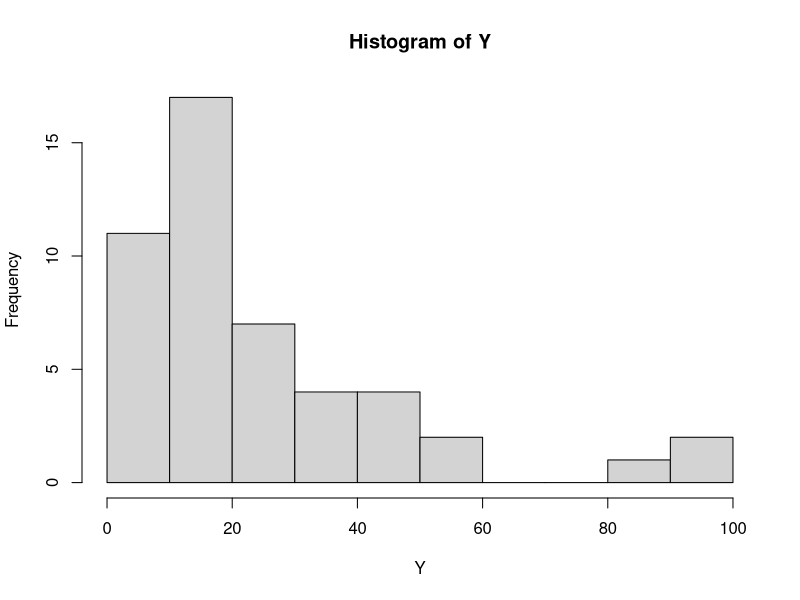
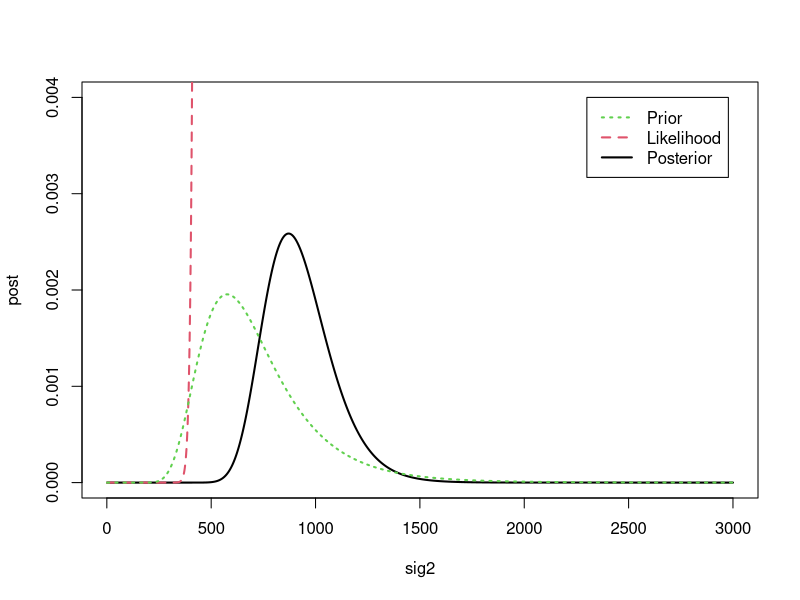
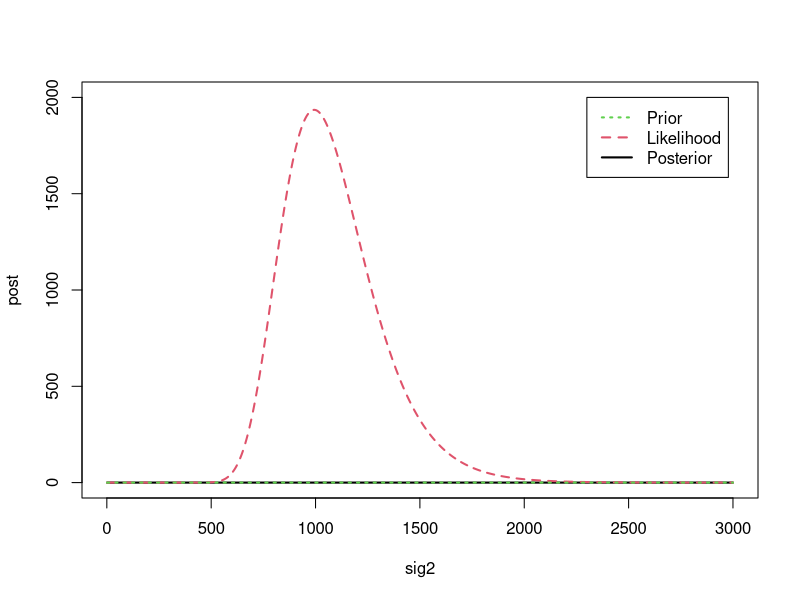
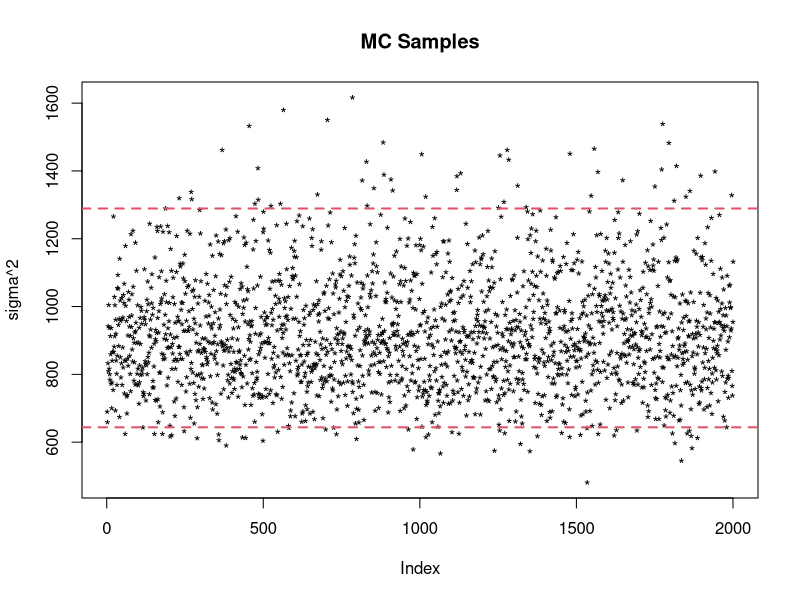
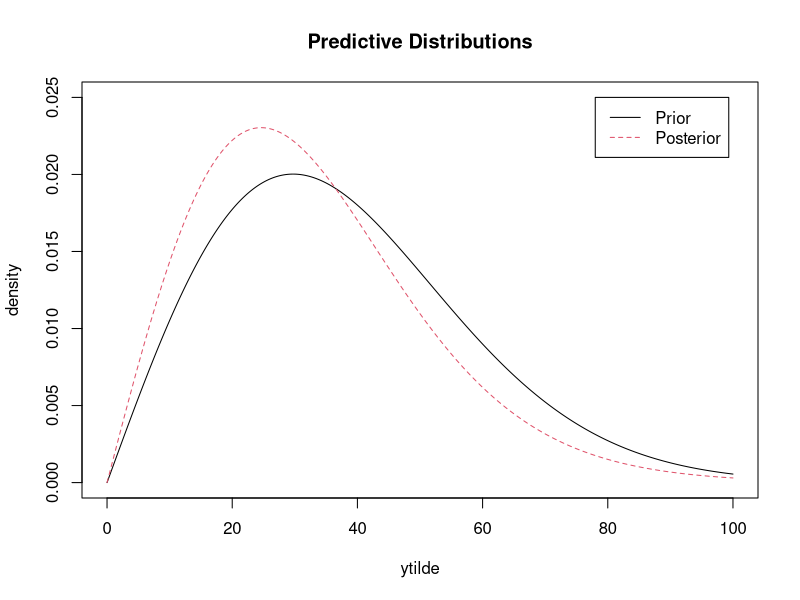
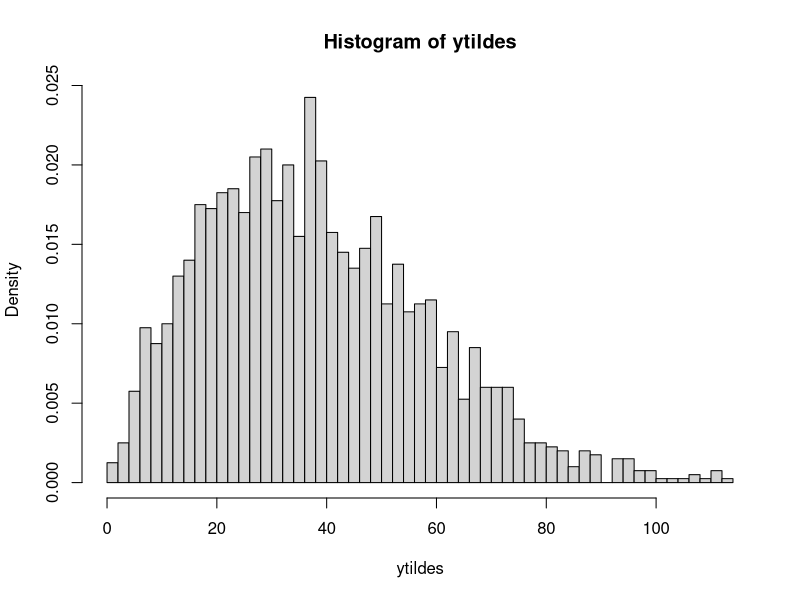

R code for these plots, in order:
## ---- chunk 1
knitr::opts_chunk$set(echo = TRUE)
library(VGAM)
library(MCMCpack)
## ---- chunk 2
# load data
Y <- as.matrix(read.csv('Engine.csv',header = T))
# visuals
hist(Y)
## ---- chunk 3
Y = Y[,2]
n = length(Y)
Ysum = sum(Y^2)
Yprod = prod(Y)
n;Ysum;Yprod
## ---- chunk 4
a0 = 9
b0 = (a0+1)*24^2

sig2 <- seq(1,3000,0.01)
dinvgamma(sig2,a0,b0) -> pri
like = (Ysum/2)^(n+1)/factorial(n) * (1/sig2)^n * exp(-Ysum/(2*sig2))
post = dinvgamma(sig2,n+a0,b0+0.5*Ysum)
## ---- chunk 5
plot(sig2,post, ylim = c(0,.004), type = 'l', col = 1, lwd = 2)
lines(sig2,like,lty = 2, col=2, lwd = 2)
lines(sig2,pri,lty=3,col=3,lwd=2)
legend(2300, .004, c("Prior", "Likelihood", "Posterior"),
       col = c(3, 2, 1),
       lty = c(3, 2, 1),
       lwd = c(2, 2, 2))

plot(sig2,post, ylim = c(0,2000), type = 'l', col = 1, lwd = 2)
lines(sig2,like,lty = 2, col=2, lwd = 2)
lines(sig2,pri,lty=3,col=3,lwd=2)
legend(2300, 2000, c("Prior", "Likelihood", "Posterior"),
       col = c(3, 2, 1),
       lty = c(3, 2, 1),
       lwd = c(2, 2, 2))
## ---- chunk 6
# generation MC samples
theta.post = rinvgamma(2000,n+a0,b0+0.5*Ysum)
plot(theta.post[1:2000], main = "MC Samples", pch = "*",ylab = "sigma^2")
abline(h = quantile(theta.post,.975) ,lty = 2, col=2, lwd = 2)
abline(h = quantile(theta.post,.025) ,lty = 2, col=2, lwd = 2)
# credibla interval
c(quantile(theta.post,.025),quantile(theta.post,.975))
## ---- chunk 7
# prior predictive
prior_pred <- function(y){
  (y*a0*b0^a0)/(0.5*y^2+b0)^(a0+1)
}
#posterior predictive
post_pred <- function(y){
  (y*(a0+n)*(0.5*Ysum+b0)^(n+a0))/(0.5*y^2+0.5*Ysum+b0)^(a0+n+1)
}
ytilde = seq(0,100,0.01)
## ---- chunk 8
plot(ytilde,post_pred(ytilde),ylim= c(0,0.025),type='l',ylab="density",main="Predictive Distributions")
lines(ytilde,prior_pred(ytilde), lty = 2, col =2)
legend(78, .025, c("Prior", "Posterior"),
       col = c(1, 2),
       lty = c(1, 2))

## ---- chunk 9
# monte carlo
rrayleigh(2000,sqrt(rinvgamma(2000,a0+n,0.5*Ysum+b0))) -> ytildes
hist(ytildes,freq=F,breaks = 40)
# credible interval
c(quantile(ytildes,.025),quantile(ytildes,.975))
## ---- chunk 10
# prob of picking a ytildes that is 24 or less
sum(ytildes <= 24)/length(ytildes)
